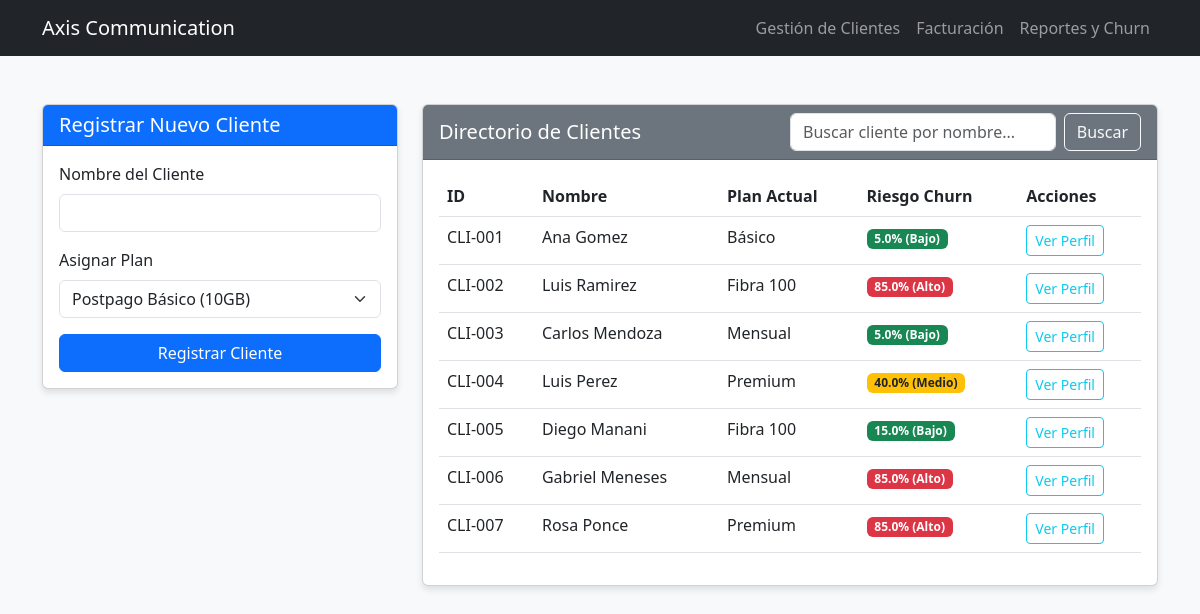
Screenshot of /clientes with the database file from the repository.
### app.py (models this page shows)
class ClienteDB(db.Model):
    id = db.Column(db.String(20), primary_key=True)
    nombre = db.Column(db.String(100), nullable=False)
    tipo_plan = db.Column(db.String(50), nullable=False)
    historial_consumo = db.Column(db.Text, default="[]")

### app.py (the view)
@app.route('/clientes', methods=['GET'])
def gestion_clientes():
    termino_busqueda = request.args.get('buscar', '')
    if termino_busqueda:
        clientes_bd = ClienteDB.query.filter(ClienteDB.nombre.ilike(f'%{termino_busqueda}%')).all()
    else:
        clientes_bd = ClienteDB.query.all()
    clientes_oop = [reconstruir_objeto_cliente(c) for c in clientes_bd]
    return render_template('clientes.html', clientes=clientes_oop, busqueda=termino_busqueda)

### app.py (called while the page is built)
def reconstruir_objeto_cliente(cliente_db):
    if cliente_db.tipo_plan == 'postpago_basico':
        plan = PostpaidPlan("Básico", 20.0, 10, 500)
    elif cliente_db.tipo_plan == 'postpago_premium':
        plan = PostpaidPlan("Premium", 40.0, 999, 9999)
    elif cliente_db.tipo_plan == 'prepago_mensual':
        plan = PrepaidPlan("Mensual", 10.0, 30)
    elif cliente_db.tipo_plan == 'fibra_100':
        plan = FiberPlan("Fibra 100", 35.0, 100)
    else:
        plan = FiberPlan("Fibra 500", 60.0, 500)
    cliente_oop = Client(cliente_db.id, cliente_db.nombre, plan)
    cliente_oop.set_churn_strategy(churn_strategy)
    cliente_oop.consumption_history['data_usage_history_gb'] = json.loads(cliente_db.historial_consumo)
    return cliente_oop

### models/client.py (called while the page is built)
    def set_churn_strategy(self, strategy: ChurnPredictionStrategy):
        self.churn_strategy = strategy

    def get_churn_risk(self):
        if not self.churn_strategy:
            raise ValueError("No se ha definido una estrategia de Churn.")
        risk = self.churn_strategy.calculate_risk(self.consumption_history)
        return round(risk * 100, 2)

### strategies/churn.py (called while the page is built)
    def calculate_risk(self, client_data: dict) -> float:
        history = client_data.get('data_usage_history_gb', [])
        if len(history) < 2:
            return 0.10
        historical_mean = np.mean(history[:-1])
        recent_usage = history[-1]
        if historical_mean == 0:
            return 0.0
        drop_ratio = (historical_mean - recent_usage) / historical_mean
        if drop_ratio > 0.5:
            return 0.85
        elif drop_ratio > 0.2:
            return 0.40
        elif drop_ratio < 0:
            return 0.05
        else:
            return 0.15

### templates/clientes.html (shortened to what this page needs)
{% extends "base.html" %}
{% block content %}
<div class="row">
    <div class="col-md-4">
        <div class="card">
            <div class="card-header bg-primary text-white">
                <h5 class="mb-0">Registrar Nuevo Cliente</h5>
            </div>
            <div class="card-body">
                <form action="/clientes/add" method="POST">
                    <div class="mb-3">
                        <label for="nombre" class="form-label">Nombre del Cliente</label>
                        <input type="text" class="form-control" id="nombre" name="nombre" required>
                    </div>
                    <div class="mb-3">
                        <label for="plan" class="form-label">Asignar Plan</label>
                        <select class="form-select" id="plan" name="plan" required>
                            <option value="postpago_basico">Postpago Básico (10GB)</option>
                        </select>
                    </div>
                    <button type="submit" class="btn btn-primary w-100">Registrar Cliente</button>
                </form>
            </div>
        </div>
    </div>
    <div class="col-md-8">
        <div class="card">
            <div class="card-header bg-secondary text-white d-flex justify-content-between align-items-center">
                <h5 class="mb-0">Directorio de Clientes</h5>
                <form action="/clientes" method="GET" class="d-flex w-50">
                    <input type="text" class="form-control me-2" name="buscar" placeholder="Buscar cliente por nombre..." value="{{ busqueda }}">
                    <button type="submit" class="btn btn-outline-light">Buscar</button>
                </form>
            </div>
            <div class="card-body">
                <table class="table table-hover">
                    <thead>
                        <tr>
                            <th>ID</th>
                            <th>Nombre</th>
                            <th>Plan Actual</th>
                            <th>Riesgo Churn</th>
                            <th>Acciones</th>
                        </tr>
                    </thead>
                    <tbody>
                        {% for cliente in clientes %}
                        <tr>
                            <td>{{ cliente.client_id }}</td>
                            <td>{{ cliente.name }}</td>
                            <td>{{ cliente.current_plan.name }}</td>
                            <td>
                                {% if cliente.get_churn_risk() > 70 %}
                                    <span class="badge bg-danger">{{ cliente.get_churn_risk() }}% (Alto)</span>
                                {% elif cliente.get_churn_risk() > 30 %}
                                    <span class="badge bg-warning text-dark">{{ cliente.get_churn_risk() }}% (Medio)</span>
                                {% else %}
                                    <span class="badge bg-success">{{ cliente.get_churn_risk() }}% (Bajo)</span>
                                {% endif %}
                            </td>
                            <td>
                                <a href="/clientes/{{ cliente.client_id }}" class="btn btn-sm btn-outline-info">Ver Perfil</a>
                            </td>
                        </tr>
                        {% else %}
                        <tr>
                            <td colspan="5" class="text-center">No hay clientes registrados aún.</td>
                        </tr>
                        {% endfor %}
                    </tbody>
                </table>
            </div>
        </div>
    </div>
</div>
{% endblock %}

### templates/base.html (style rules this page uses)
body { background-color: #f8f9fa; }
.card { box-shadow: 0 4px 6px rgba(0,0,0,0.1); }

### rows the page displays
ClienteDB: client_id "CLI-001", name "Ana Gomez", current_plan.name "Básico", get_churn_risk "5.0"
ClienteDB: client_id "CLI-002", name "Luis Ramirez", current_plan.name "Fibra 100", get_churn_risk "85.0"
ClienteDB: client_id "CLI-003", name "Carlos Mendoza", current_plan.name "Mensual", get_churn_risk "5.0"
ClienteDB: client_id "CLI-004", name "Luis Perez", current_plan.name "Premium", get_churn_risk "40.0"
ClienteDB: client_id "CLI-005", name "Diego Manani", current_plan.name "Fibra 100", get_churn_risk "15.0"
ClienteDB: client_id "CLI-006", name "Gabriel Meneses", current_plan.name "Mensual", get_churn_risk "85.0"
ClienteDB: client_id "CLI-007", name "Rosa Ponce", current_plan.name "Premium", get_churn_risk "85.0"
